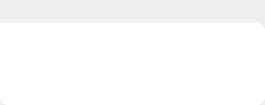
<?xml version="1.0" encoding="UTF-8"?>
<ui version="4.0">
 <class>GroupBox</class>
 <widget class="QGroupBox" name="GroupBox">
  <property name="geometry">
   <rect>
    <x>0</x>
    <y>0</y>
    <width>265</width>
    <height>105</height>
   </rect>
  </property>
  <property name="windowTitle">
   <string>GroupBox</string>
  </property>
  <property name="styleSheet">
   <string notr="true">QTabBar{  
    background-color: rgba(255, 255, 255, 0);
}
QTabBar::tab {  
    background-color: rgba(255, 255, 255, 40);
	background-color: rgb(0, 157, 235);
    min-width: 70px; 
    min-height:22px;
    padding: 0px  2px; 
    color: white;
	border-radius: 10px;
    margin-left:2px;
    margin-right:2px;
}
QTabBar::tab:selected {  
    color: white;
	background-color: black;;
}
QTabBar::tab:hover {  
    color: black;
    background-color: rgba(255, 0, 0, 100);
}
*{
	color: black;
}

QGroupBox {
border-color: #FF17365D;
font-size: 14px;
border-radius: 15px;
}

QGroupBox::title {
border-top-left-radius: 9px;
border-top-right-radius: 9px;
padding: 2px 20px;
background-color: #FF17365D;
color: rgb(255, 255, 255);
}

QFrame{
	border-top-right-radius: 9px;
	border-bottom-right-radius: 9px;
	border-bottom-left-radius: 9px;
	background-color: rgb(255, 255, 255);
}
QPushButton { 
	background-color: white;
}
#creditsFrame{
	background-color: rgba(255, 255, 255, 0);
}</string>
  </property>
  <layout class="QVBoxLayout" name="verticalLayout">
   <property name="spacing">
    <number>0</number>
   </property>
   <property name="leftMargin">
    <number>0</number>
   </property>
   <property name="topMargin">
    <number>23</number>
   </property>
   <property name="rightMargin">
    <number>0</number>
   </property>
   <property name="bottomMargin">
    <number>0</number>
   </property>
   <item>
    <widget class="QFrame" name="frame">
     <property name="frameShape">
      <enum>QFrame::NoFrame</enum>
     </property>
     <property name="frameShadow">
      <enum>QFrame::Raised</enum>
     </property>
     <layout class="QHBoxLayout" name="horizontalLayout">
      <property name="spacing">
       <number>0</number>
      </property>
      <property name="leftMargin">
       <number>0</number>
      </property>
      <property name="topMargin">
       <number>0</number>
      </property>
      <property name="rightMargin">
       <number>0</number>
      </property>
      <property name="bottomMargin">
       <number>0</number>
      </property>
      <item>
       <widget class="QFrame" name="frame_3">
        <property name="frameShape">
         <enum>QFrame::StyledPanel</enum>
        </property>
        <property name="frameShadow">
         <enum>QFrame::Raised</enum>
        </property>
        <layout class="QVBoxLayout" name="verticalLayout_3">
         <property name="spacing">
          <number>0</number>
         </property>
         <property name="leftMargin">
          <number>0</number>
         </property>
         <property name="topMargin">
          <number>0</number>
         </property>
         <property name="rightMargin">
          <number>0</number>
         </property>
         <property name="bottomMargin">
          <number>0</number>
         </property>
         <item>
          <widget class="QPushButton" name="save">
           <property name="sizePolicy">
            <sizepolicy hsizetype="Preferred" vsizetype="Preferred">
             <horstretch>0</horstretch>
             <verstretch>0</verstretch>
            </sizepolicy>
           </property>
           <property name="cursor">
            <cursorShape>PointingHandCursor</cursorShape>
           </property>
           <property name="toolTip">
            <string>Save Changes</string>
           </property>
           <property name="styleSheet">
            <string notr="true">QPushButton {  
	border-bottom-right-radius: 9px;
	border-top-left-radius: 0px;
	border-bottom-left-radius: 0px;
	border-top-right-radius: 0px;
}
QPushButton:hover {  
    background-color: rgba(0, 255, 0, 100);
}</string>
           </property>
           <property name="text">
            <string/>
           </property>
           <property name="icon">
            <iconset>
             <normaloff>../Icons/floppy-disk-save-svgrepo-com.svg</normaloff>../Icons/floppy-disk-save-svgrepo-com.svg</iconset>
           </property>
           <property name="iconSize">
            <size>
             <width>20</width>
             <height>20</height>
            </size>
           </property>
          </widget>
         </item>
         <item>
          <widget class="QPushButton" name="deleteButton">
           <property name="sizePolicy">
            <sizepolicy hsizetype="Preferred" vsizetype="Preferred">
             <horstretch>0</horstretch>
             <verstretch>0</verstretch>
            </sizepolicy>
           </property>
           <property name="minimumSize">
            <size>
             <width>0</width>
             <height>0</height>
            </size>
           </property>
           <property name="cursor">
            <cursorShape>PointingHandCursor</cursorShape>
           </property>
           <property name="toolTip">
            <string>Delete Model</string>
           </property>
           <property name="styleSheet">
            <string notr="true">QPushButton {  
	border-bottom-right-radius: 0px;
	border-top-left-radius: 0px;
	border-bottom-left-radius: 9px;
	border-top-right-radius: 9px;
}
QPushButton:hover {  
    background-color: rgba(255, 0, 0, 100);
}</string>
           </property>
           <property name="text">
            <string/>
           </property>
           <property name="icon">
            <iconset>
             <normaloff>../Icons/mobile-trash-ui-svgrepo-com.svg</normaloff>../Icons/mobile-trash-ui-svgrepo-com.svg</iconset>
           </property>
           <property name="iconSize">
            <size>
             <width>20</width>
             <height>20</height>
            </size>
           </property>
          </widget>
         </item>
        </layout>
       </widget>
      </item>
      <item>
       <layout class="QVBoxLayout" name="verticalLayout_4">
        <property name="spacing">
         <number>0</number>
        </property>
        <property name="rightMargin">
         <number>0</number>
        </property>
        <item>
         <widget class="QPushButton" name="avatarButton">
          <property name="sizePolicy">
           <sizepolicy hsizetype="Expanding" vsizetype="Preferred">
            <horstretch>0</horstretch>
            <verstretch>0</verstretch>
           </sizepolicy>
          </property>
          <property name="cursor">
           <cursorShape>PointingHandCursor</cursorShape>
          </property>
          <property name="toolTip">
           <string>Load Model</string>
          </property>
          <property name="styleSheet">
           <string notr="true">QPushButton {  
	border-top-left-radius: 9px;
	border-bottom-left-radius: 9px;
	border-top-right-radius: 9px;
	border-bottom-right-radius: 9px;
}
QPushButton:hover {  
    background-color: rgba(100, 100, 100, 50);
}</string>
          </property>
          <property name="text">
           <string/>
          </property>
          <property name="icon">
           <iconset>
            <normaloff>../Icons/mobile-ui-user-svgrepo-com.svg</normaloff>../Icons/mobile-ui-user-svgrepo-com.svg</iconset>
          </property>
          <property name="iconSize">
           <size>
            <width>80</width>
            <height>80</height>
           </size>
          </property>
         </widget>
        </item>
       </layout>
      </item>
      <item>
       <widget class="QFrame" name="frame_2">
        <property name="sizePolicy">
         <sizepolicy hsizetype="Preferred" vsizetype="Preferred">
          <horstretch>0</horstretch>
          <verstretch>0</verstretch>
         </sizepolicy>
        </property>
        <property name="styleSheet">
         <string notr="true"/>
        </property>
        <property name="frameShape">
         <enum>QFrame::StyledPanel</enum>
        </property>
        <property name="frameShadow">
         <enum>QFrame::Raised</enum>
        </property>
        <layout class="QVBoxLayout" name="verticalLayout_2">
         <property name="spacing">
          <number>0</number>
         </property>
         <property name="leftMargin">
          <number>0</number>
         </property>
         <property name="topMargin">
          <number>0</number>
         </property>
         <property name="rightMargin">
          <number>0</number>
         </property>
         <property name="bottomMargin">
          <number>0</number>
         </property>
         <item>
          <widget class="QPushButton" name="renameButton">
           <property name="sizePolicy">
            <sizepolicy hsizetype="Preferred" vsizetype="Preferred">
             <horstretch>0</horstretch>
             <verstretch>0</verstretch>
            </sizepolicy>
           </property>
           <property name="cursor">
            <cursorShape>PointingHandCursor</cursorShape>
           </property>
           <property name="toolTip">
            <string>Rename</string>
           </property>
           <property name="styleSheet">
            <string notr="true">QPushButton {  
	border-bottom-right-radius: 0px;
	border-top-left-radius: 0px;
	border-bottom-left-radius: 9px;
	border-top-right-radius: 9px;
}
QPushButton:hover {  
    background-color: rgb(255, 247, 0);
}</string>
           </property>
           <property name="text">
            <string/>
           </property>
           <property name="icon">
            <iconset>
             <normaloff>../Icons/mobile-rename-ui-svgrepo-com.svg</normaloff>../Icons/mobile-rename-ui-svgrepo-com.svg</iconset>
           </property>
           <property name="iconSize">
            <size>
             <width>25</width>
             <height>25</height>
            </size>
           </property>
          </widget>
         </item>
         <item>
          <widget class="QPushButton" name="hotkeyButton">
           <property name="sizePolicy">
            <sizepolicy hsizetype="Preferred" vsizetype="Preferred">
             <horstretch>0</horstretch>
             <verstretch>0</verstretch>
            </sizepolicy>
           </property>
           <property name="cursor">
            <cursorShape>PointingHandCursor</cursorShape>
           </property>
           <property name="toolTip">
            <string>ShortCut</string>
           </property>
           <property name="styleSheet">
            <string notr="true">QPushButton {  
	border-bottom-right-radius: 9px;
	border-top-left-radius: 9px;
	border-bottom-left-radius: 0px;
	border-top-right-radius: 0px;
}
QPushButton:hover {  
    background-color: rgba(0, 0, 255, 100);
}</string>
           </property>
           <property name="text">
            <string/>
           </property>
           <property name="icon">
            <iconset>
             <normaloff>../Icons/import-mobile-ui-svgrepo-com.svg</normaloff>../Icons/import-mobile-ui-svgrepo-com.svg</iconset>
           </property>
           <property name="iconSize">
            <size>
             <width>25</width>
             <height>25</height>
            </size>
           </property>
          </widget>
         </item>
        </layout>
       </widget>
      </item>
     </layout>
    </widget>
   </item>
  </layout>
 </widget>
 <resources>
  <include location="../icons.qrc"/>
 </resources>
 <connections/>
</ui>
